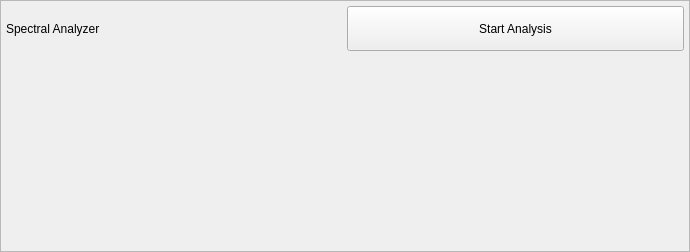
       <widget class="QFrame" name="SpectreVizFrame">
        <property name="sizePolicy">
         <sizepolicy hsizetype="Expanding" vsizetype="Preferred">
          <horstretch>0</horstretch>
          <verstretch>4</verstretch>
         </sizepolicy>
        </property>
        <property name="minimumSize">
         <size>
          <width>690</width>
          <height>150</height>
         </size>
        </property>
        <property name="maximumSize">
         <size>
          <width>16777215</width>
          <height>340</height>
         </size>
        </property>
        <property name="frameShape">
         <enum>QFrame::StyledPanel</enum>
        </property>
        <property name="frameShadow">
         <enum>QFrame::Raised</enum>
        </property>
        <layout class="QVBoxLayout" name="verticalLayout_11">
         <property name="leftMargin">
          <number>5</number>
         </property>
         <property name="topMargin">
          <number>5</number>
         </property>
         <property name="rightMargin">
          <number>5</number>
         </property>
         <property name="bottomMargin">
          <number>5</number>
         </property>
         <item>
          <layout class="QGridLayout" name="gridLayout_2">
           <property name="spacing">
            <number>3</number>
           </property>
           <item row="1" column="1">
            <widget class="PlotWidget" name="Sp2GraphicsView">
             <property name="styleSheet">
              <string notr="true">background-color: transparent;</string>
             </property>
            </widget>
           </item>
           <item row="1" column="0">
            <widget class="PlotWidget" name="Sp1GraphicsView">
             <property name="styleSheet">
              <string notr="true">background-color: transparent;</string>
             </property>
            </widget>
           </item>
           <item row="0" column="0">
            <widget class="QLabel" name="SpectralAnalyzer">
             <property name="text">
              <string>Spectral Analyzer</string>
             </property>
            </widget>
           </item>
           <item row="0" column="1">
            <widget class="QPushButton" name="AnalysisStartPushButton">
             <property name="minimumSize">
              <size>
               <width>0</width>
               <height>45</height>
              </size>
             </property>
             <property name="maximumSize">
              <size>
               <width>16777215</width>
               <height>46</height>
              </size>
             </property>
             <property name="styleSheet">
              <string notr="true"/>
             </property>
             <property name="text">
              <string>Start Analysis</string>
             </property>
            </widget>
           </item>
          </layout>
         </item>
        </layout>
       </widget>
